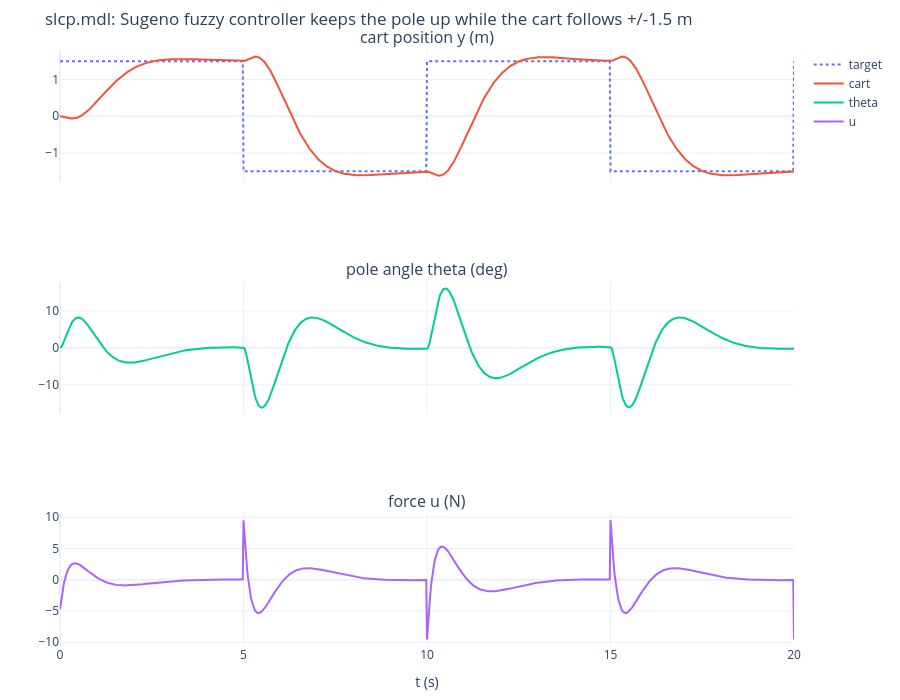

Notebook cell for this chart:
### Markdown cell above
## 3. 模糊控制器 `slcp.fis`（Sugeno，16 條規則）

輸入：$\theta$（±0.3 rad）、$\dot\theta$（±1）、$y - y_{target}$（±3 m）、$\dot y$（±3）；每個輸入兩個 gbell 隸屬函數；
規則的結論是一次式 $u = a_1\theta + a_2\dot\theta + a_3(y - y_t) + a_4\dot y + a_0$，以 prod 計算激發強度、加權平均解模糊化。
目標位置：方波，振幅 1.5 m、0.62832 rad/s（週期 10 s）；`slcp.mdl` 用 ode5 固定步長 0.01 s。

### Code cell
FIS_OUT = np.array([
    [41.3729301501, 10.029755738, 3.1622770253, 4.2875458985, 0.3385581576], [40.4085343053, 10.0534292791, 3.1622772529, 4.2875459027, 0.2068296814],
    [41.3729288678, 10.0297560085, 3.1622772519, 4.2875457869, 0.3385606013], [40.4085347194, 10.053429123, 3.1622772565, 4.2875457708, 0.2068326351],
    [38.5608910694, 10.1773506475, 3.1622772869, 4.2875456991, -0.0489283614], [37.5964961463, 10.1536776552, 3.1622772208, 4.2875456535, -0.180656185],
    [38.5608914913, 10.1773508119, 3.1622772852, 4.2875457216, -0.0489261838], [37.5964964971, 10.1536775955, 3.1622771613, 4.2875456734, -0.180653468],
    [37.5963645972, 10.1536683258, 3.1622773123, 4.2875482313, 0.1806554998], [38.5608129606, 10.1773413565, 3.1622772085, 4.2875482844, 0.048912347],
    [37.5963624546, 10.1536681579, 3.1622771754, 4.2875481685, 0.1806581405], [38.5608148583, 10.1773416641, 3.162277231, 4.2875481347, 0.0489150654],
    [40.4083374749, 10.0534205134, 3.1622772797, 4.2875483525, -0.2068123866], [41.3727899363, 10.0297470643, 3.1622771749, 4.2875483317, -0.3385566739],
    [40.4083389119, 10.0534200783, 3.162277292, 4.2875484208, -0.2068100332], [41.3727895785, 10.0297473694, 3.1622771911, 4.2875484286, -0.33855436]])
MF = [[(0.3, 2, -0.3), (0.3, 2, 0.3)], [(1, 2, -1), (1, 2, 1)], [(3, 2, -3), (3, 2, 3)], [(3, 2, -3), (3, 2, 3)]]   # gbellmf [a b c]
RULES = [(i, j, k, n) for i in (0, 1) for j in (0, 1) for k in (0, 1) for n in (0, 1)]                            # 規則順序同 .fis


def gbell(x, a, b, c):
    return 1.0 / (1.0 + np.abs((x - c) / a) ** (2 * b))


def fuzzy_u(x):
    mu = [[gbell(x[i], *MF[i][0]), gbell(x[i], *MF[i][1])] for i in range(4)]
    w = np.array([mu[0][a] * mu[1][b] * mu[2][c] * mu[3][d] for a, b, c, d in RULES])
    z = FIS_OUT[:, :4] @ x + FIS_OUT[:, 4]
    return float(w @ z / w.sum())


def target(tt):
    return 1.5 * (1.0 if np.sin(0.62832 * tt) >= 0 else -1.0)


dt, tf = 0.01, 20.0
n_steps = int(round(tf / dt))
X = np.zeros((n_steps + 1, 4))
U = np.zeros(n_steps + 1)
TG = np.zeros(n_steps + 1)
for k in range(n_steps + 1):                                         # ode5 換成 RK4（同樣固定步長 0.01 s），控制量每步取樣一次
    tt = k * dt
    TG[k] = target(tt)
    U[k] = fuzzy_u(np.array([X[k, 0], X[k, 1], X[k, 2] - TG[k], X[k, 3]]))
    if k == n_steps:
        break
    f = lambda s: cartpole(s, U[k])
    k1 = f(X[k]); k2 = f(X[k] + dt / 2 * k1); k3 = f(X[k] + dt / 2 * k2); k4 = f(X[k] + dt * k3)
    X[k + 1] = X[k] + dt / 6 * (k1 + 2 * k2 + 2 * k3 + k4)
tt = np.arange(n_steps + 1) * dt
print(f"max |theta| = {np.degrees(np.abs(X[:, 0]).max()):.2f} deg, max |u| = {np.abs(U).max():.2f} N")
for t_chk in (4.99, 9.99, 14.99, 19.99):
    i = int(round(t_chk / dt))
    print(f"t = {t_chk:5.2f} s: target {TG[i]:+.1f} m, cart {X[i, 2]:+.4f} m, theta {np.degrees(X[i, 0]):+.4f} deg")
j = int(round(5.0 / dt))                                              # t = 5 s 目標由 +1.5 跳到 -1.5
print(f"after the target jumps to -1.5 m at t = 5 s the cart first moves to {X[j:j + 100, 2].max():+.4f} m (opposite direction), "
      f"then heads to the target;  steady offset at t = 19.99 s: {X[-2, 2] - TG[-2]:+.4f} m (from the rule constants a0)")
print("fuzzy u at (theta=0.1, others 0) =", round(fuzzy_u(np.array([0.1, 0, 0, 0])), 4), " ~ linear gain", round(FIS_OUT[:, 0].mean() * 0.1, 4))
fig = make_subplots(rows=3, cols=1, shared_xaxes=True, subplot_titles=("cart position y (m)", "pole angle theta (deg)", "force u (N)"))
fig.add_scatter(x=tt[::2], y=np.round(TG[::2], 3), name="target", line=dict(dash="dot"), row=1, col=1)
fig.add_scatter(x=tt[::2], y=np.round(X[::2, 2], 4), name="cart", row=1, col=1)
fig.add_scatter(x=tt[::2], y=np.round(np.degrees(X[::2, 0]), 4), name="theta", row=2, col=1)
fig.add_scatter(x=tt[::2], y=np.round(U[::2], 4), name="u", row=3, col=1)
fig.update_xaxes(title="t (s)", row=3, col=1)
show(fig, "slcp.mdl: Sugeno fuzzy controller keeps the pole up while the cart follows +/-1.5 m", h=700)

### Figure 1 — Plotly figure (JSON) as saved in the notebook; plotly's stock layout.template omitted (floating-point values rounded to 4 significant figures; data arrays with more than 128 entries replaced by an {"elided": "..."} marker saying what was removed)
{"data": [{"line": {"dash": "dot"}, "name": "target", "type": "scatter", "x": {"elided": "1001 float values"}, "xaxis": "x", "y": {"elided": "1001 float values"}, "yaxis": "y"}, {"name": "cart", "type": "scatter", "x": {"elided": "1001 float values"}, "xaxis": "x", "y": {"elided": "1001 float values"}, "yaxis": "y"}, {"name": "theta", "type": "scatter", "x": {"elided": "1001 float values"}, "xaxis": "x2", "y": {"elided": "1001 float values"}, "yaxis": "y2"}, {"name": "u", "type": "scatter", "x": {"elided": "1001 float values"}, "xaxis": "x3", "y": {"elided": "1001 float values"}, "yaxis": "y3"}], "layout": {"annotations": [{"font": {"size": 16}, "showarrow": false, "text": "cart position y (m)", "x": 0.5, "xanchor": "center", "xref": "paper", "y": 1.0, "yanchor": "bottom", "yref": "paper"}, {"font": {"size": 16}, "showarrow": false, "text": "pole angle theta (deg)", "x": 0.5, "xanchor": "center", "xref": "paper", "y": 0.6111, "yanchor": "bottom", "yref": "paper"}, {"font": {"size": 16}, "showarrow": false, "text": "force u (N)", "x": 0.5, "xanchor": "center", "xref": "paper", "y": 0.2222, "yanchor": "bottom", "yref": "paper"}], "height": 700, "margin": {"b": 50, "l": 60, "r": 20, "t": 50}, "title": {"text": "slcp.mdl: Sugeno fuzzy controller keeps the pole up while the cart follows +/-1.5 m"}, "xaxis": {"anchor": "y", "domain": [0.0, 1.0], "matches": "x3", "showticklabels": false, "title": {}}, "xaxis2": {"anchor": "y2", "domain": [0.0, 1.0], "matches": "x3", "showticklabels": false}, "xaxis3": {"anchor": "y3", "domain": [0.0, 1.0], "title": {"text": "t (s)"}}, "yaxis": {"anchor": "x", "domain": [0.7778, 1.0], "title": {}}, "yaxis2": {"anchor": "x2", "domain": [0.3889, 0.6111]}, "yaxis3": {"anchor": "x3", "domain": [0.0, 0.2222]}}}
